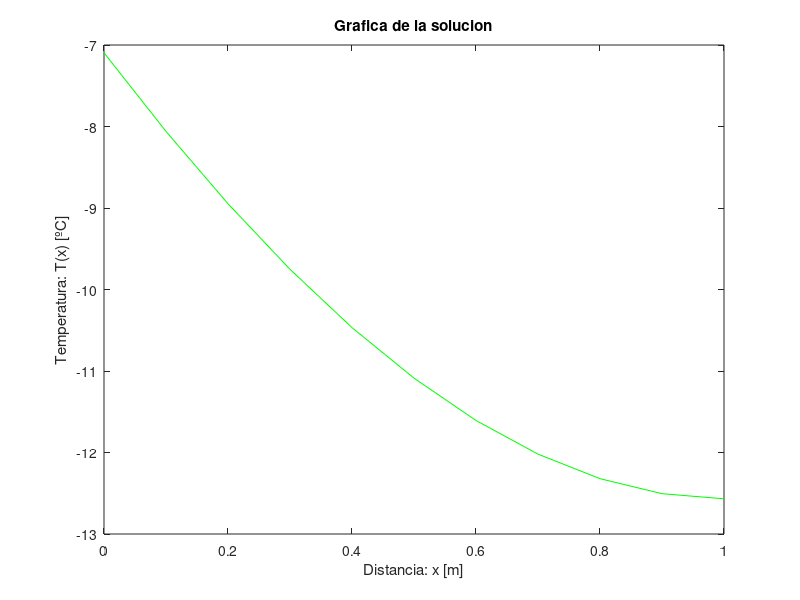

The MATLAB script that drew this image: (Note: this script raises an error after producing the figure.)
#! /usr/bin/octave -qf
1;
clear all;

% Lo hice de forma analitica (a lo de armar las matrices)

% Datos
N = 10;

L_x = 1; % rango maximo

h = L_x / N;

x = 0 : h : L_x;

% La cantidad de filas va a ser N + 1
K = zeros(N + 1, N + 1)

% K x = f

f = zeros(N + 1, 1)

% Estos son valores que calculo teniendo simplemente los puntos
Q = [];

for x_i = x
	Q = [ Q ; 1 - 4 * (x_i - 1 / 2)^2 ]
end

% Caso especial en los extremos
K(1, 1:2) = [ (h^2 - 2) , 2 ];
K(length(K), (length(K) - 1 : length(K))) = [ 2 , (h^2 - 2) ];

f(1) = h * (-20 - Q(1) * h);

for i = 2 : length(f)
	f(i) = - Q(i) * h^2;

	if (i < length(f)) 
		K(i, i - 1) = 1;
		K(i, i) = h^2 - 2;
		K(i, i + 1) = 1;
	end
end

% Resolvemos y graficamos
plot(x, K \ f, 'g');

title('Grafica de la solucion')
xlabel('Distancia: x [m]');
ylabel('Temperatura: T(x) [ºC]');


% Parte analitica (extraida del wolfram)

symbols

x = sym('x');

C2 = (-6 * Cos(1) + 4) / Sin(1);
T = -6 * Sin(x) + C2 * Cos(x) + 4 * x^2 - 4 * x - 8

pause;

hold on;

splot(T, x, 0:1)

hold off;